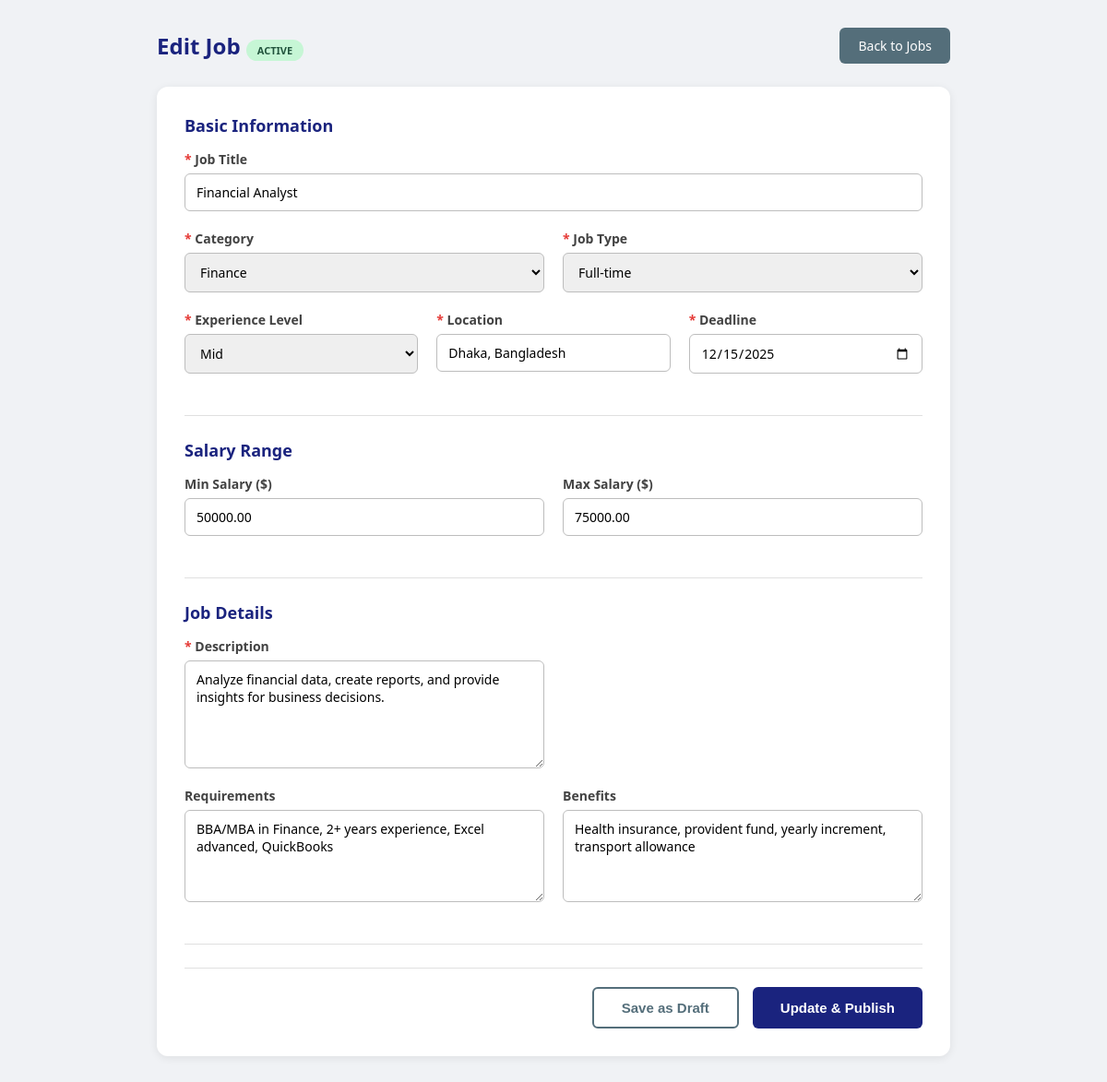
The page /durjoy/view/jobs/edit-job-view.php?job_id=6 (signed in) on the database its author committed.
### tables this page shows
CREATE TABLE `jobs` (
  `id` int(11) NOT NULL,
  `employer_id` int(11) DEFAULT NULL,
  `recruiter_id` int(11) DEFAULT NULL,
  `category_id` int(11) DEFAULT NULL,
  `title` varchar(255) NOT NULL,
  `description` text DEFAULT NULL,
  `requirements` text DEFAULT NULL,
  `benefits` text DEFAULT NULL,
  `salary_min` decimal(10,2) DEFAULT 0.00,
  `salary_max` decimal(10,2) DEFAULT 0.00,
  `location` varchar(150) DEFAULT NULL,
  `job_type` enum('full-time','part-time','remote','contract') NOT NULL DEFAULT 'full-time',
  `experience_level` enum('entry','mid','senior') NOT NULL DEFAULT 'entry',
  `deadline` date DEFAULT NULL,
  `status` enum('active','closed','draft','removed') DEFAULT 'active',
  `is_featured` tinyint(1) DEFAULT 0,
  `created_at` datetime NOT NULL
);

CREATE TABLE `categories` (
  `id` int(11) NOT NULL,
  `name` varchar(150) NOT NULL,
  `description` text DEFAULT NULL,
  `created_at` timestamp NOT NULL DEFAULT current_timestamp()
);

### durjoy/model/job-model.php (called while the page is built, shortened)
<?php
function getJobById($job_id, $employer_id = null) {
    $conn = connect();
    if($employer_id) {
        $sql = "SELECT j.*, c.name as category_name FROM jobs j LEFT JOIN categories c ON j.category_id = c.id WHERE j.id = ? AND j.employer_id = ?";
        $stmt = $conn->prepare($sql);
        $stmt->bind_param("ii", $job_id, $employer_id);
    } else {
        $sql = "SELECT j.*, c.name as category_name FROM jobs j LEFT JOIN categories c ON j.category_id = c.id WHERE j.id = ?";
        $stmt = $conn->prepare($sql);
        $stmt->bind_param("i", $job_id);
    }
    $stmt->execute();
    $result = $stmt->get_result();
    $job = $result->fetch_assoc();
    return $job;
}
function getAllCategories() {
    $conn = connect();
    $sql = "SELECT id, name FROM categories ORDER BY name ASC";
    $result = $conn->query($sql);
    $categories = [];
    while($row = $result->fetch_assoc()) { $categories[] = $row; }
    return $categories;
}

### durjoy/view/jobs/edit-job-view.php (the view, shortened to what this page needs)
<?php
require_once "../../model/job-model.php";
$job_id = (int)($_GET['job_id'] ?? 0);
$employer_id = (int)$_SESSION['user']['id'];
$job = getJobById($job_id, $employer_id);
$categories = getAllCategories();
$old = $_SESSION['old_input'] ?? $job;
?>
<!DOCTYPE html>
<head>
    <link rel="stylesheet" href="../../assets/css/dashboard.css">
    <link rel="stylesheet" href="../../assets/css/post-job.css">
</head>
<body>
    <div class="container">
        <div class="page-header">
            <h1>Edit Job <span class="status-badge status-<?php echo $job['status']; ?>"><?php echo ucfirst($job['status']); ?></span></h1>
            <a href="manage-jobs-view.php" class="back-btn">Back to Jobs</a>
        </div>
        <form class="form-card" method="POST" action="../../controller/job-edit-controller.php">
            <div class="form-section">
                <h2 class="section-title">Basic Information</h2>
                <div class="form-row">
                    <div class="form-group full-width">
                        <label><span class="required">*</span> Job Title</label>
                        <input type="text" name="title" value="<?php echo htmlspecialchars($old['title'] ?? ''); ?>" maxlength="255">
                    </div>
                </div>
                <div class="form-row">
                    <div class="form-group">
                        <label><span class="required">*</span> Category</label>
                        <select name="category_id">
                            <?php foreach($categories as $cat): ?>
                                <option value="<?php echo $cat['id']; ?>" <?php echo ($old['category_id'] == $cat['id']) ? 'selected' : ''; ?>><?php echo htmlspecialchars($cat['name']); ?></option>
                            <?php endforeach; ?>
                        </select>
                    </div>
                    <div class="form-group">
                        <label><span class="required">*</span> Job Type</label>
                        <select name="job_type">
                            <option value="full-time" <?php echo ($old['job_type'] == 'full-time') ? 'selected' : ''; ?>>Full-time</option>
                        </select>
                    </div>
                </div>
                <div class="form-row three-col">
                    <div class="form-group">
                        <label><span class="required">*</span> Experience Level</label>
                        <select name="experience_level">
                            <option value="mid" <?php echo ($old['experience_level'] == 'mid') ? 'selected' : ''; ?>>Mid</option>
                        </select>
                    </div>
                    <div class="form-group">
                        <label><span class="required">*</span> Location</label>
                        <input type="text" name="location" value="<?php echo htmlspecialchars($old['location'] ?? ''); ?>">
                    </div>
                    <div class="form-group">
                        <label><span class="required">*</span> Deadline</label>
                        <input type="date" name="deadline" value="<?php echo htmlspecialchars($old['deadline'] ?? ''); ?>" min="<?php echo date('Y-m-d'); ?>">
                    </div>
                </div>
            </div>
            <div class="form-section">
                <h2 class="section-title">Salary Range</h2>
                <div class="form-row">
                    <div class="form-group">
                        <label>Min Salary ($)</label>
                        <input type="number" name="salary_min" value="<?php echo htmlspecialchars($old['salary_min'] ?? ''); ?>" min="0" step="1000">
                    </div>
                    <div class="form-group">
                        <label>Max Salary ($)</label>
                        <input type="number" name="salary_max" value="<?php echo htmlspecialchars($old['salary_max'] ?? ''); ?>" min="0" step="1000">
                    </div>
                </div>
            </div>
            <div class="form-section">
                <h2 class="section-title">Job Details</h2>
                <div class="form-row full">
                    <div class="form-group">
                        <label><span class="required">*</span> Description</label>
                        <textarea name="description" rows="5"><?php echo htmlspecialchars($old['description'] ?? ''); ?></textarea>
                    </div>
                </div>
                <div class="form-row">
                    <div class="form-group">
                        <label>Requirements</label>
                        <textarea name="requirements" rows="4"><?php echo htmlspecialchars($old['requirements'] ?? ''); ?></textarea>
                    </div>
                    <div class="form-group">
                        <label>Benefits</label>
                        <textarea name="benefits" rows="4"><?php echo htmlspecialchars($old['benefits'] ?? ''); ?></textarea>
                    </div>
                </div>
            </div>
            <div class="form-actions">
                <button type="submit" name="action" value="draft" class="btn btn-draft">Save as Draft</button>
                <button type="submit" name="action" value="publish" class="btn btn-publish">Update & Publish</button>
            </div>
        </form>
    </div>
</body>
</html>

### durjoy/assets/css/dashboard.css (style rules this page uses)
* { margin: 0; padding: 0; box-sizing: border-box; }
body { font-family: 'Segoe UI', Tahoma, Geneva, Verdana, sans-serif; background: #f0f2f5; }
.status-badge { padding: 4px 12px; border-radius: 12px; font-size: 11px; font-weight: 700; text-transform: uppercase; }
.status-active { background: #c6f6d5; color: #22543d; }

### durjoy/assets/css/post-job.css (style rules this page uses)
.container { max-width: 900px; margin: 30px auto; padding: 0 20px; }
.page-header { display: flex; justify-content: space-between; align-items: center; margin-bottom: 25px; }
.page-header h1 { font-size: 24px; color: #1a237e; }
.back-btn { background: #546e7a; color: white; padding: 10px 20px; text-decoration: none; border-radius: 6px; font-size: 14px; }
.form-card { background: white; border-radius: 12px; padding: 30px; box-shadow: 0 2px 10px rgba(0,0,0,0.08); }
.form-section { margin-bottom: 25px; padding-bottom: 25px; border-bottom: 1px solid #e0e0e0; }
.section-title { font-size: 18px; font-weight: 600; color: #1a237e; margin-bottom: 15px; }
.form-row { display: grid; grid-template-columns: 1fr 1fr; gap: 20px; margin-bottom: 20px; }
.form-row.three-col { grid-template-columns: 1fr 1fr 1fr; }
.form-group { display: flex; flex-direction: column; }
.form-group.full-width { grid-column: 1 / -1; }
.form-group label { font-weight: 600; margin-bottom: 6px; color: #424242; font-size: 14px; }
.form-group .required { color: #e53935; }
.form-group input, .form-group select, .form-group textarea { padding: 10px 12px; border: 1px solid #bdbdbd; border-radius: 6px; font-size: 14px; font-family: inherit; }
.form-group textarea { resize: vertical; min-height: 100px; }
.form-actions { display: flex; gap: 15px; justify-content: flex-end; margin-top: 25px; padding-top: 20px; border-top: 1px solid #e0e0e0; }
.btn { padding: 12px 30px; border: none; border-radius: 6px; font-size: 15px; font-weight: 600; cursor: pointer; }
.btn-draft { background: #fff; color: #546e7a; border: 2px solid #546e7a; }
.btn-publish { background: #1a237e; color: white; }

### rows shown on the page
jobs: status "ACTIVE", title "Financial Analyst", category_id "Finance", job_type "Full-time", experience_level "Mid", location "Dhaka, Bangladesh", deadline "12/15/2025", salary_min "50000.00", salary_max "75000.00", description "Analyze financial data, create reports, and provide insights for business decisions.", requirements "BBA/MBA in Finance, 2+ years experience, Excel advanced, QuickBooks", benefits "Health insurance, provident fund, yearly increment, transport allowance"
